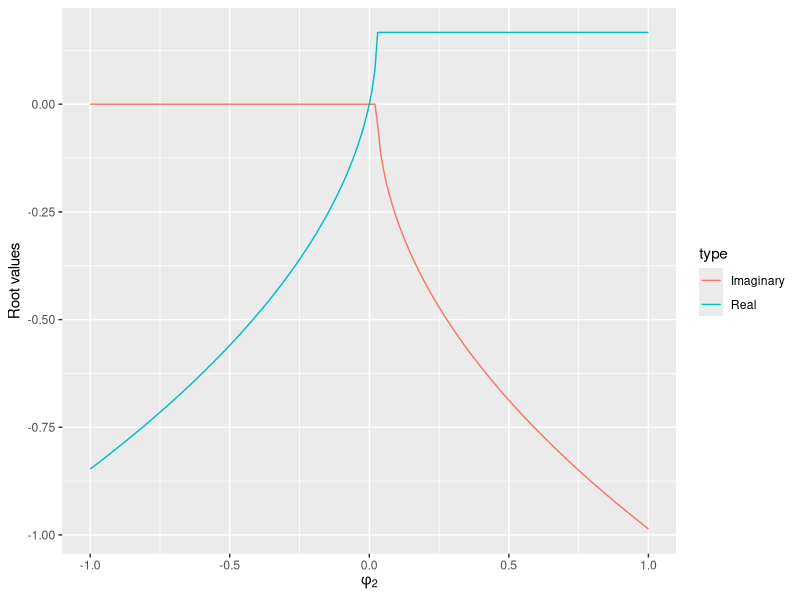
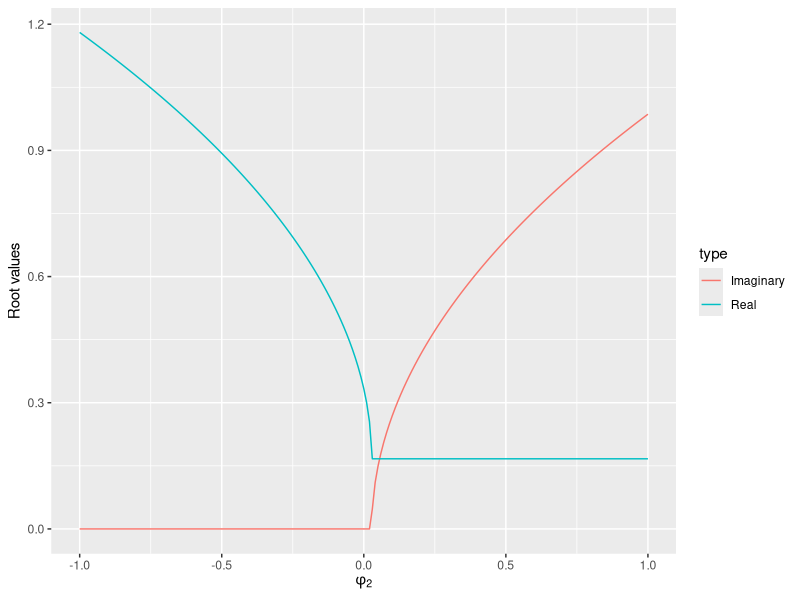
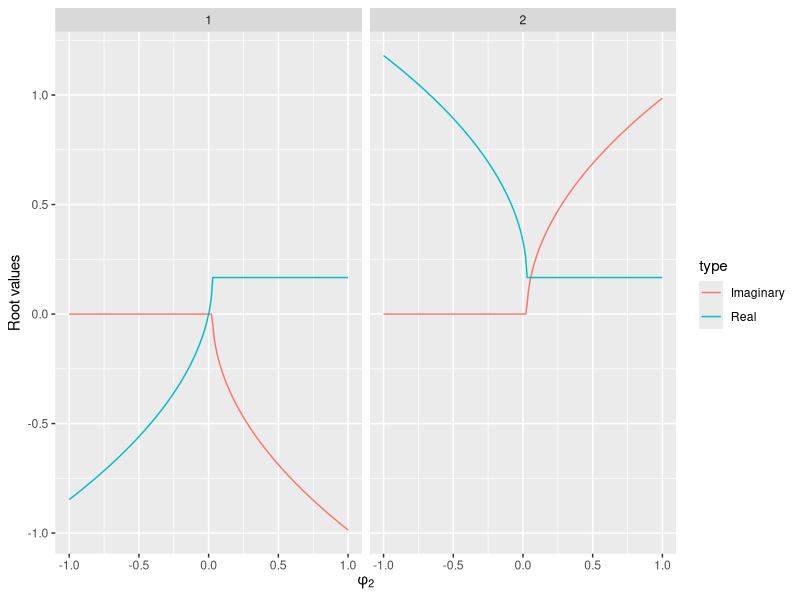
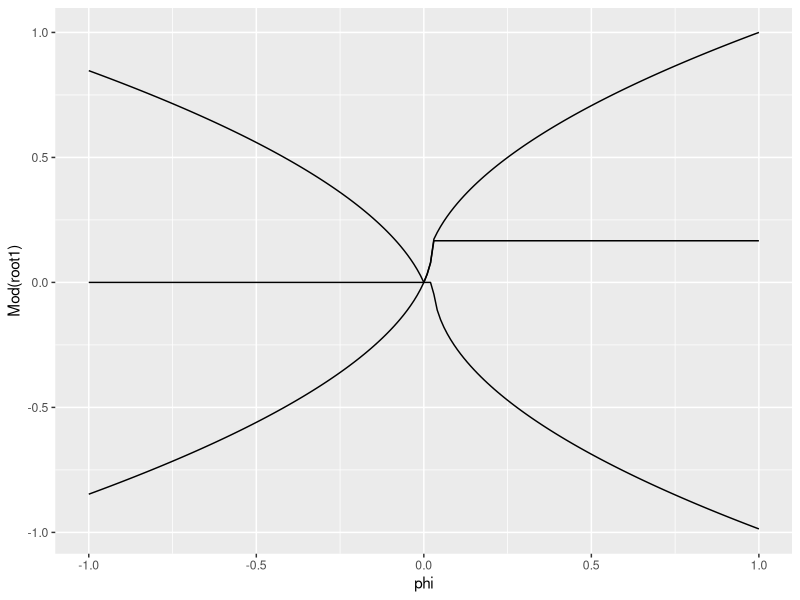

Write the R code that produced these figures, in order.
## ---- chunk 1
knitr::opts_chunk$set(echo = TRUE)
library(magrittr)
library(dplyr)
library(ggplot2)
library(tidyr)
## ---- chunk 2

roots <- function(phi){
  1/6*(1+sqrt(as.complex(1-36*phi))*c(-1,1))
}

data <- c(seq(-1, 1, 1e-2)) %>% 
  rbind(sapply(., FUN = roots)) %>% 
  t() %>% 
  data.frame() %>% 
  setNames(c("phi", "root1", "root2")) %>% 
  mutate(phi = Re(phi))

data


p <- data %>%   mutate(Real = Re(root1), Imaginary =  Im(root1)) %>% 
  gather("type", "root1", Real, Imaginary) %>% 
  ggplot() +
  geom_line(aes(phi, root1, col = type)) +
  # geom_hline(yintercept = c(-1,1), linetype = "solid" ) +
  # geom_vline(xintercept = 1/36, linetype = "dashed" ) +
  # geom_vline(xintercept = -2/3, linetype = "dashed" ) +
  labs(x = expression(paste(phi[2])), y = "Root values")

p2 <- data %>%   mutate(Real = Re(root2), Imaginary =  Im(root2)) %>% 
  gather("type", "root2", Real, Imaginary) %>% 
  ggplot() +
  geom_line(aes(phi, root2, col = type)) +
  labs(x = expression(paste(phi[2])), y = "Root values")


p
p2


data %>%   mutate(Real_1 = Re(root1), Imaginary_1 =  Im(root1)) %>% 
  mutate(Real_2 = Re(root2), Imaginary_2 =  Im(root2)) %>% 
  gather("type", "root", Real_1, Imaginary_1, Real_2, Imaginary_2) %>% 
  separate(type, into = c("type", "root_num"), sep = "_") %>% 
  # filter(root_num == 1) %>% 
  ggplot() +
  geom_line(aes(phi, root, col = type)) +
  labs(x = expression(paste(phi[2])), y = "Root values") +
  facet_grid(. ~ root_num)

## ---- chunk 3
data <- c(seq(-1, 1, 1e-2)) %>% 
  rbind(sapply(., FUN = roots)) %>% 
  t() %>% 
  data.frame() %>% 
  setNames(c("phi", "root1", "root2")) %>% 
  mutate(phi = Re(phi))

data %>% ggplot() +
  geom_line(aes(phi, Mod(root1))) +
  geom_line(aes(phi, Re(root1))) +
  geom_line(aes(phi, Im(root1)))
